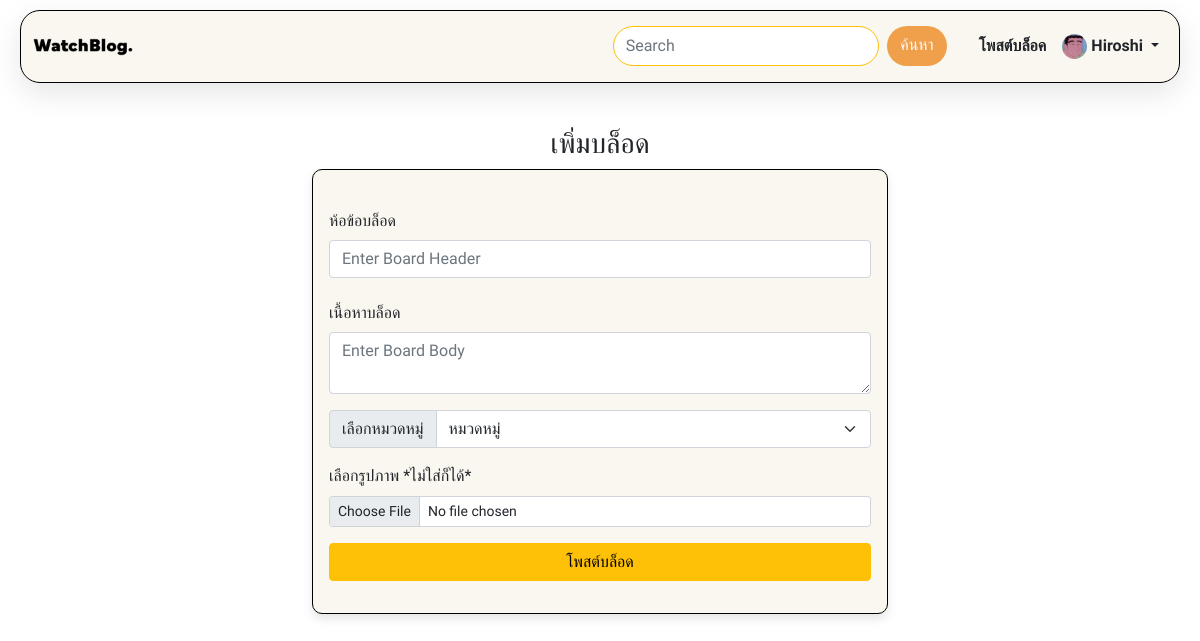
The page /addboard.php (signed in) on the database its author committed.
### tables this page shows
CREATE TABLE `users` (
  `userID` int NOT NULL,
  `email` varchar(255) DEFAULT NULL,
  `userPassword` varchar(255) DEFAULT NULL,
  `firstName` varchar(255) DEFAULT NULL,
  `lastName` varchar(255) DEFAULT NULL,
  `userImage` text,
  `userDate` date DEFAULT NULL,
  `userTime` time DEFAULT NULL,
  `userRole` int DEFAULT '0'
);

### addboard.php (the view, shortened to what this page needs)
<!DOCTYPE html>
<html lang="en">
<head>
    <link href="style.css" rel="stylesheet" type="text/css"/>
    <link rel="stylesheet" href="main.css">
    <link href="https://cdn.jsdelivr.net/npm/bootstrap@5.0.2/dist/css/bootstrap.min.css" rel="stylesheet">
</head>
<body>
    <?php require 'req/navbar.php' ?>
    <div class="container-fluid mb-2 ">
    <form method="post" enctype="multipart/form-data">
        <div class="row mt-4 ">
            <div class="col-lg-3 ">
            </div>
            <div class="col-lg-6">
            <h3 class="card-title text-center ">เพิ่มบล็อด</h3>
                <div class="boxcard">
                    <div class="card-body">
                        <p class="card-text form-inline">
                            <div class="mb-3 row">
                            <label for="email" class="col-sm-3 col-form-label text-while">ห้อข้อบล็อด</label>
                                <div class="col-sm-12 ">
                                <input type="text"  class="form-control " id="boardHeader" name="boardHeader" placeholder="Enter Board Header" value="" >
                                </div>
                            </div>
                            <div class="mb-3 row">
                                <label for="userPassword" class="col-sm-3 col-form-label" >เนื้อหาบล็อด</label>
                                <div class="col-sm-12">
                                <textarea class="form-control" name="boardBody" id="boardBody" aria-label="With textarea" placeholder="Enter Board Body"></textarea>
                                </div>
                            </div>
                            <div class="input-group mb-3 ">
                                <label class="input-group-text" for="categoryID">เลือกหมวดหมู่</label>
                                <select class="form-select" id="categoryID" name="categoryID">
                                    <option selected value="">หมวดหมู่</option>
                                </select>
                            </div>
                            <div class="mb-3">
                                <label for="formFileSm" class="form-label">เลือกรูปภาพ *ไม่ใส่ก็ได้*</label>
                                <input class="form-control form-control-sm" id="boardImage" name="boardImage" type="file">
                            </div>
                            <div class="row ">
                                <div class="col-sm-12"> <button type="submit" class="btn btn-warning w-100" >โพสต์บล็อด</button></div>
                            </div>
                        </p>
                    </div>
                </div>
            </div>
            <div class="col-lg-3"> </div>
            </form>
        </div>
    </body>
</html>

### req/navbar.php (shortened to what this page needs)
<?php
  if(isset($_SESSION['userID'])) {
    $userID = $_SESSION['userID'];
    $sql = 'SELECT email,userRole,firstName,userImage FROM users WHERE userID = ? ';
    $prepareUser = $GLOBALS['conn']->prepare($sql);
    $prepareUser->bind_param("i",$userID);
    $prepareUser->execute();
    $result = $prepareUser->get_result();
    $user = $result->fetch_assoc();;
}
?>
<nav class="navbar navbar-expand-lg navbar-light sticky-top">
  <div class="container-fluid">
      <div class="logobtn">
        <a href="index.php"><img src="img/blog2.png" alt=""></a>
      </div>
    <div class="collapse navbar-collapse collapse-fix" id="navbarSupportedContent">
      <ul class="navbar-nav ms-auto mb-2 mb-lg-0">
      <li class="nav-item">
          <form action="search.php" method="POST" class="d-flex me-1 mt-.5">
            <input class="form-control me-2 rounded-pill border border-warning" type="search" id="search" name="search" placeholder="Search" aria-label="Search">
            <div class="secone">
              <button button class="btn text-light rounded-pill" type="submit">ค้นหา</button>
            </div>
          </form>
      </li>
        <?php if(isset($_SESSION['userID'])) { ?>
        <li class="nav-item">
          <a class="nav-link active text-dark" aria-current="page" href="addboard.php">โพสต์บล็อค</a>
        </li>
        <li class="nav-item dropdown">
          <a class="nav-link dropdown-toggle text-dark " href="#" id="navbarDropdown" role="button" data-bs-toggle="dropdown" aria-expanded="false">
          <?php if($user['userImage']==null) { ?>
            <svg xmlns="http://www.w3.org/2000/svg" width="20" height="20" fill="currentColor" class="bi bi-person-circle" viewBox="0 0 16 16">
              <path d="M11 6a3 3 0 1 1-6 0 3 3 0 0 1 6 0"/>
              <path fill-rule="evenodd" d="M0 8a8 8 0 1 1 16 0A8 8 0 0 1 0 8m8-7a7 7 0 0 0-5.468 11.37C3.242 11.226 4.805 10 8 10s4.757 1.225 5.468 2.37A7 7 0 0 0 8 1"/>
            </svg>
            <?php }else { ?>
              <img src="img/userImg/<?php echo $user['userImage']; ?>" width="25px" height="25px" class="rounded-circle">
              <?php } ?>
            <?php if(isset($_SESSION['userID'])) { echo $user['firstName']; } else { echo 'Profile'; } ?>
          </a>
        </li>
        <?php } ?>
      </ul>
    </div>
  </div>
</nav>

### style.css (style rules this page uses)
* { font-family: "Poppins", system-ui; font-family: "Prompt", sans-serif; }
.navbar { margin: 20px; margin-top: 10px; height: 73px; border-radius: 20px; box-shadow: 0px 10px 30px rgba(0,0,0,0.1); background-color: #FAF7F0; border: .5px solid #000; font-weight: 600; }
.logobtn img { width: 100px; height: 50px; }
html, body { height: 100%; }
body { display: flex; flex-direction: column; background-color: #FF6500; }
body { background-color: #FF6500; }
.secone { margin-right: 20px; }
.secone { width: 80px; height: 40px; border-radius: 20px; background-color: #F0A04B; }

### main.css (style rules this page uses)
* { font-family: "Poppins", system-ui; font-family: "Prompt", sans-serif; }
.boxcard { border-radius: 10px; box-shadow: 0px 5px 10px rgba(0,0,0,0.1); margin-bottom: 30px; border: 1px solid #000; background-color: #FAF7F0; }

### rows shown on the page
users: userImage (picture), firstName "Hiroshi"
